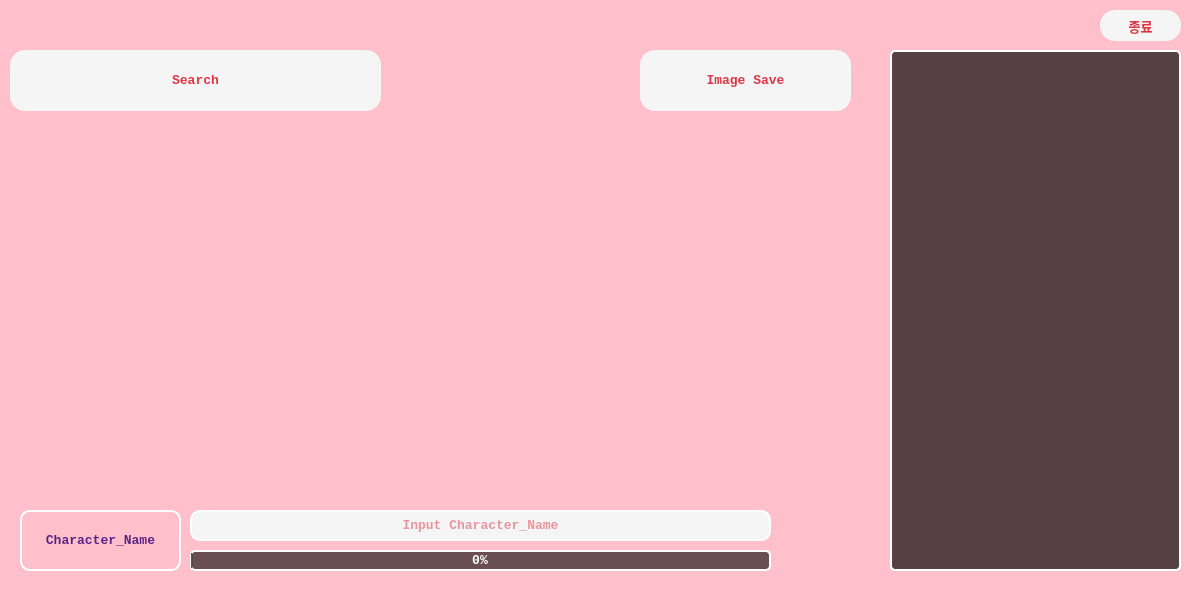
<?xml version="1.0" encoding="UTF-8"?>
<ui version="4.0">
 <class>mainWindow</class>
 <widget class="QMainWindow" name="mainWindow">
  <property name="windowModality">
   <enum>Qt::WindowModal</enum>
  </property>
  <property name="geometry">
   <rect>
    <x>0</x>
    <y>0</y>
    <width>1200</width>
    <height>600</height>
   </rect>
  </property>
  <property name="minimumSize">
   <size>
    <width>1200</width>
    <height>600</height>
   </size>
  </property>
  <property name="maximumSize">
   <size>
    <width>1200</width>
    <height>600</height>
   </size>
  </property>
  <property name="font">
   <font>
    <family>Consolas</family>
   </font>
  </property>
  <property name="cursor">
   <cursorShape>ArrowCursor</cursorShape>
  </property>
  <property name="contextMenuPolicy">
   <enum>Qt::DefaultContextMenu</enum>
  </property>
  <property name="windowTitle">
   <string>Py_Yolo V1.0</string>
  </property>
  <property name="windowIcon">
   <iconset>
    <normaloff>../../../../다운로드.png</normaloff>../../../../다운로드.png</iconset>
  </property>
  <property name="styleSheet">
   <string notr="true">background-color: pink;
QAbstractScrollArea.background:white;</string>
  </property>
  <property name="dockNestingEnabled">
   <bool>false</bool>
  </property>
  <widget class="QWidget" name="centralwidget">
   <widget class="QPushButton" name="BT_Character_Name_Search">
    <property name="geometry">
     <rect>
      <x>10</x>
      <y>50</y>
      <width>371</width>
      <height>61</height>
     </rect>
    </property>
    <property name="font">
     <font>
      <family>Consolas</family>
      <pointsize>10</pointsize>
      <weight>75</weight>
      <italic>false</italic>
      <bold>true</bold>
     </font>
    </property>
    <property name="cursor">
     <cursorShape>PointingHandCursor</cursorShape>
    </property>
    <property name="focusPolicy">
     <enum>Qt::NoFocus</enum>
    </property>
    <property name="styleSheet">
     <string notr="true">color: #dc3545;
border-color: #dc3545;
background-color: whitesmoke;
border-radius: 15px;</string>
    </property>
    <property name="text">
     <string>Search</string>
    </property>
   </widget>
   <widget class="QLabel" name="LB_Charater_Name">
    <property name="geometry">
     <rect>
      <x>20</x>
      <y>510</y>
      <width>161</width>
      <height>61</height>
     </rect>
    </property>
    <property name="font">
     <font>
      <family>Consolas</family>
      <pointsize>10</pointsize>
      <weight>75</weight>
      <bold>true</bold>
     </font>
    </property>
    <property name="styleSheet">
     <string notr="true">border: 2px solid white; 
color: #5B2386;
border-radius: 10px;</string>
    </property>
    <property name="text">
     <string>Character_Name</string>
    </property>
    <property name="alignment">
     <set>Qt::AlignCenter</set>
    </property>
   </widget>
   <widget class="QLineEdit" name="LE_Character_Name">
    <property name="enabled">
     <bool>true</bool>
    </property>
    <property name="geometry">
     <rect>
      <x>190</x>
      <y>510</y>
      <width>581</width>
      <height>31</height>
     </rect>
    </property>
    <property name="font">
     <font>
      <family>Consolas</family>
      <pointsize>10</pointsize>
      <weight>75</weight>
      <bold>true</bold>
     </font>
    </property>
    <property name="focusPolicy">
     <enum>Qt::ClickFocus</enum>
    </property>
    <property name="styleSheet">
     <string notr="true">border: 2px solid white; 
color: #dc3545;
border-radius: 10px;

background-color: whitesmoke;</string>
    </property>
    <property name="text">
     <string/>
    </property>
    <property name="maxLength">
     <number>20</number>
    </property>
    <property name="alignment">
     <set>Qt::AlignCenter</set>
    </property>
    <property name="readOnly">
     <bool>false</bool>
    </property>
    <property name="placeholderText">
     <string>Input Character_Name</string>
    </property>
   </widget>
   <widget class="QProgressBar" name="PB_Character">
    <property name="geometry">
     <rect>
      <x>190</x>
      <y>550</y>
      <width>581</width>
      <height>21</height>
     </rect>
    </property>
    <property name="font">
     <font>
      <family>Consolas</family>
      <pointsize>10</pointsize>
      <weight>75</weight>
      <bold>true</bold>
     </font>
    </property>
    <property name="styleSheet">
     <string notr="true">background-color: rgba(0, 0, 0, 150);
 border: 2px solid white; 
color: white;
border-radius: 5px;</string>
    </property>
    <property name="value">
     <number>0</number>
    </property>
    <property name="alignment">
     <set>Qt::AlignCenter</set>
    </property>
   </widget>
   <widget class="QPushButton" name="BT_Exit">
    <property name="geometry">
     <rect>
      <x>1100</x>
      <y>10</y>
      <width>81</width>
      <height>31</height>
     </rect>
    </property>
    <property name="font">
     <font>
      <family>Consolas</family>
      <pointsize>10</pointsize>
      <weight>75</weight>
      <italic>false</italic>
      <bold>true</bold>
     </font>
    </property>
    <property name="cursor">
     <cursorShape>PointingHandCursor</cursorShape>
    </property>
    <property name="focusPolicy">
     <enum>Qt::NoFocus</enum>
    </property>
    <property name="styleSheet">
     <string notr="true">color: #dc3545;
border-color: #dc3545;
background-color: whitesmoke;
border-radius: 15px;</string>
    </property>
    <property name="text">
     <string>종료</string>
    </property>
   </widget>
   <widget class="QPushButton" name="BT_Image_Save">
    <property name="geometry">
     <rect>
      <x>640</x>
      <y>50</y>
      <width>211</width>
      <height>61</height>
     </rect>
    </property>
    <property name="font">
     <font>
      <family>Consolas</family>
      <pointsize>10</pointsize>
      <weight>75</weight>
      <italic>false</italic>
      <bold>true</bold>
     </font>
    </property>
    <property name="cursor">
     <cursorShape>PointingHandCursor</cursorShape>
    </property>
    <property name="focusPolicy">
     <enum>Qt::NoFocus</enum>
    </property>
    <property name="styleSheet">
     <string notr="true">color: #dc3545;
border-color: #dc3545;
background-color: whitesmoke;
border-radius: 15px;</string>
    </property>
    <property name="text">
     <string>Image Save</string>
    </property>
   </widget>
   <widget class="QTextEdit" name="Log">
    <property name="geometry">
     <rect>
      <x>890</x>
      <y>50</y>
      <width>291</width>
      <height>521</height>
     </rect>
    </property>
    <property name="font">
     <font>
      <family>Consolas</family>
      <weight>75</weight>
      <bold>true</bold>
     </font>
    </property>
    <property name="cursor" stdset="0">
     <cursorShape>CrossCursor</cursorShape>
    </property>
    <property name="mouseTracking">
     <bool>true</bool>
    </property>
    <property name="styleSheet">
     <string notr="true">background-color: rgba(0, 0, 0, 170);
border: 2px solid white;
color: rgb(255, 255, 255);
border-radius: 5px;</string>
    </property>
    <property name="verticalScrollBarPolicy">
     <enum>Qt::ScrollBarAlwaysOff</enum>
    </property>
    <property name="horizontalScrollBarPolicy">
     <enum>Qt::ScrollBarAlwaysOff</enum>
    </property>
    <property name="readOnly">
     <bool>true</bool>
    </property>
   </widget>
  </widget>
  <widget class="QStatusBar" name="statusbar"/>
 </widget>
 <resources/>
 <connections/>
</ui>
